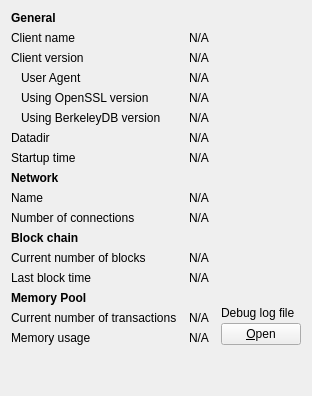
     <widget class="QWidget" name="tab_info">
      <attribute name="title">
       <string>&amp;Information</string>
      </attribute>
      <layout class="QGridLayout" name="gridLayout" columnstretch="0,1,0">
       <property name="horizontalSpacing">
        <number>12</number>
       </property>
       <item row="0" column="0">
        <widget class="QLabel" name="label_9">
         <property name="font">
          <font>
           <weight>75</weight>
           <bold>true</bold>
          </font>
         </property>
         <property name="text">
          <string>General</string>
         </property>
        </widget>
       </item>
       <item row="1" column="0">
        <widget class="QLabel" name="label_5">
         <property name="text">
          <string>Client name</string>
         </property>
        </widget>
       </item>
       <item row="1" column="1" colspan="2">
        <widget class="QLabel" name="clientName">
         <property name="cursor">
          <cursorShape>IBeamCursor</cursorShape>
         </property>
         <property name="text">
          <string>N/A</string>
         </property>
         <property name="textFormat">
          <enum>Qt::PlainText</enum>
         </property>
         <property name="textInteractionFlags">
          <set>Qt::LinksAccessibleByMouse|Qt::TextSelectableByKeyboard|Qt::TextSelectableByMouse</set>
         </property>
        </widget>
       </item>
       <item row="2" column="0">
        <widget class="QLabel" name="label_6">
         <property name="text">
          <string>Client version</string>
         </property>
        </widget>
       </item>
       <item row="2" column="1" colspan="2">
        <widget class="QLabel" name="clientVersion">
         <property name="cursor">
          <cursorShape>IBeamCursor</cursorShape>
         </property>
         <property name="text">
          <string>N/A</string>
         </property>
         <property name="textFormat">
          <enum>Qt::PlainText</enum>
         </property>
         <property name="textInteractionFlags">
          <set>Qt::LinksAccessibleByMouse|Qt::TextSelectableByKeyboard|Qt::TextSelectableByMouse</set>
         </property>
        </widget>
       </item>
       <item row="3" column="0">
        <widget class="QLabel" name="labelClientUserAgent">
         <property name="text">
          <string>User Agent</string>
         </property>
         <property name="indent">
          <number>10</number>
         </property>
        </widget>
       </item>
       <item row="3" column="1" colspan="2">
        <widget class="QLabel" name="clientUserAgent">
         <property name="cursor">
          <cursorShape>IBeamCursor</cursorShape>
         </property>
         <property name="text">
          <string>N/A</string>
         </property>
         <property name="textFormat">
          <enum>Qt::PlainText</enum>
         </property>
         <property name="textInteractionFlags">
          <set>Qt::LinksAccessibleByMouse|Qt::TextSelectableByKeyboard|Qt::TextSelectableByMouse</set>
         </property>
        </widget>
       </item>
       <item row="4" column="0">
        <widget class="QLabel" name="label_14">
         <property name="text">
          <string>Using OpenSSL version</string>
         </property>
         <property name="indent">
          <number>10</number>
         </property>
        </widget>
       </item>
       <item row="4" column="1" colspan="2">
        <widget class="QLabel" name="openSSLVersion">
         <property name="cursor">
          <cursorShape>IBeamCursor</cursorShape>
         </property>
         <property name="text">
          <string>N/A</string>
         </property>
         <property name="textFormat">
          <enum>Qt::PlainText</enum>
         </property>
         <property name="textInteractionFlags">
          <set>Qt::LinksAccessibleByMouse|Qt::TextSelectableByKeyboard|Qt::TextSelectableByMouse</set>
         </property>
        </widget>
       </item>
       <item row="5" column="0">
        <widget class="QLabel" name="label_berkeleyDBVersion">
         <property name="text">
          <string>Using BerkeleyDB version</string>
         </property>
         <property name="indent">
          <number>10</number>
         </property>
        </widget>
       </item>
       <item row="5" column="1" colspan="2">
        <widget class="QLabel" name="berkeleyDBVersion">
         <property name="cursor">
          <cursorShape>IBeamCursor</cursorShape>
         </property>
         <property name="text">
          <string>N/A</string>
         </property>
         <property name="textFormat">
          <enum>Qt::PlainText</enum>
         </property>
         <property name="textInteractionFlags">
          <set>Qt::LinksAccessibleByMouse|Qt::TextSelectableByKeyboard|Qt::TextSelectableByMouse</set>
         </property>
        </widget>
       </item>
       <item row="6" column="0">
        <widget class="QLabel" name="label_12">
         <property name="text">
          <string>Datadir</string>
         </property>
        </widget>
       </item>
       <item row="6" column="1" colspan="2">
        <widget class="QLabel" name="dataDir">
         <property name="cursor">
          <cursorShape>IBeamCursor</cursorShape>
         </property>
         <property name="text">
          <string>N/A</string>
         </property>
         <property name="textFormat">
          <enum>Qt::PlainText</enum>
         </property>
		 <property name="wordWrap">
          <bool>true</bool>
         </property>
         <property name="textInteractionFlags">
          <set>Qt::LinksAccessibleByMouse|Qt::TextSelectableByKeyboard|Qt::TextSelectableByMouse</set>
         </property>
        </widget>
       </item>
       <item row="7" column="0">
        <widget class="QLabel" name="label_13">
         <property name="text">
          <string>Startup time</string>
         </property>
        </widget>
       </item>
       <item row="7" column="1" colspan="2">
        <widget class="QLabel" name="startupTime">
         <property name="cursor">
          <cursorShape>IBeamCursor</cursorShape>
         </property>
         <property name="text">
          <string>N/A</string>
         </property>
         <property name="textFormat">
          <enum>Qt::PlainText</enum>
         </property>
         <property name="textInteractionFlags">
          <set>Qt::LinksAccessibleByMouse|Qt::TextSelectableByKeyboard|Qt::TextSelectableByMouse</set>
         </property>
        </widget>
       </item>
       <item row="9" column="0">
        <widget class="QLabel" name="label_8">
         <property name="text">
          <string>Name</string>
         </property>
        </widget>
       </item>
       <item row="9" column="1" colspan="2">
        <widget class="QLabel" name="networkName">
         <property name="cursor">
          <cursorShape>IBeamCursor</cursorShape>
         </property>
         <property name="text">
          <string>N/A</string>
         </property>
         <property name="textFormat">
          <enum>Qt::PlainText</enum>
         </property>
         <property name="textInteractionFlags">
          <set>Qt::LinksAccessibleByMouse|Qt::TextSelectableByKeyboard|Qt::TextSelectableByMouse</set>
         </property>
        </widget>
       </item>
       <item row="10" column="0">
        <widget class="QLabel" name="label_7">
         <property name="text">
          <string>Number of connections</string>
         </property>
        </widget>
       </item>
       <item row="10" column="1" colspan="2">
        <widget class="QLabel" name="numberOfConnections">
         <property name="cursor">
          <cursorShape>IBeamCursor</cursorShape>
         </property>
         <property name="text">
          <string>N/A</string>
         </property>
         <property name="textFormat">
          <enum>Qt::PlainText</enum>
         </property>
         <property name="textInteractionFlags">
          <set>Qt::LinksAccessibleByMouse|Qt::TextSelectableByKeyboard|Qt::TextSelectableByMouse</set>
         </property>
        </widget>
       </item>
       <item row="11" column="0">
        <widget class="QLabel" name="label_10">
         <property name="font">
          <font>
           <weight>75</weight>
           <bold>true</bold>
          </font>
         </property>
         <property name="text">
          <string>Block chain</string>
         </property>
        </widget>
       </item>
       <item row="12" column="0">
        <widget class="QLabel" name="label_3">
         <property name="text">
          <string>Current number of blocks</string>
         </property>
        </widget>
       </item>
       <item row="12" column="1" colspan="2">
        <widget class="QLabel" name="numberOfBlocks">
         <property name="cursor">
          <cursorShape>IBeamCursor</cursorShape>
         </property>
         <property name="text">
          <string>N/A</string>
         </property>
         <property name="textFormat">
          <enum>Qt::PlainText</enum>
         </property>
         <property name="textInteractionFlags">
          <set>Qt::LinksAccessibleByMouse|Qt::TextSelectableByKeyboard|Qt::TextSelectableByMouse</set>
         </property>
        </widget>
       </item>
       <item row="13" column="0">
        <widget class="QLabel" name="labelLastBlockTime">
         <property name="text">
          <string>Last block time</string>
         </property>
        </widget>
       </item>
       <item row="13" column="1" colspan="2">
        <widget class="QLabel" name="lastBlockTime">
         <property name="cursor">
          <cursorShape>IBeamCursor</cursorShape>
         </property>
         <property name="text">
          <string>N/A</string>
         </property>
         <property name="textFormat">
          <enum>Qt::PlainText</enum>
         </property>
         <property name="textInteractionFlags">
          <set>Qt::LinksAccessibleByMouse|Qt::TextSelectableByKeyboard|Qt::TextSelectableByMouse</set>
         </property>
        </widget>
       </item>
       <item row="14" column="0">
        <widget class="QLabel" name="labelMempoolTitle">
         <property name="font">
          <font>
           <weight>75</weight>
           <bold>true</bold>
          </font>
         </property>
         <property name="text">
          <string>Memory Pool</string>
         </property>
        </widget>
       </item>
       <item row="15" column="0">
        <widget class="QLabel" name="labelNumberOfTransactions">
         <property name="text">
          <string>Current number of transactions</string>
         </property>
        </widget>
       </item>
       <item row="15" column="1">
        <widget class="QLabel" name="mempoolNumberTxs">
         <property name="cursor">
          <cursorShape>IBeamCursor</cursorShape>
         </property>
         <property name="text">
          <string>N/A</string>
         </property>
         <property name="textFormat">
          <enum>Qt::PlainText</enum>
         </property>
         <property name="textInteractionFlags">
          <set>Qt::LinksAccessibleByMouse|Qt::TextSelectableByKeyboard|Qt::TextSelectableByMouse</set>
         </property>
        </widget>
       </item>
       <item row="8" column="0">
        <widget class="QLabel" name="labelNetwork">
         <property name="font">
          <font>
           <weight>75</weight>
           <bold>true</bold>
          </font>
         </property>
         <property name="text">
          <string>Network</string>
         </property>
        </widget>
       </item>
       <item row="16" column="0">
        <widget class="QLabel" name="labelMemoryUsage">
         <property name="text">
          <string>Memory usage</string>
         </property>
        </widget>
       </item>
       <item row="16" column="1">
        <widget class="QLabel" name="mempoolSize">
         <property name="cursor">
          <cursorShape>IBeamCursor</cursorShape>
         </property>
         <property name="text">
          <string>N/A</string>
         </property>
         <property name="textFormat">
          <enum>Qt::PlainText</enum>
         </property>
         <property name="textInteractionFlags">
          <set>Qt::LinksAccessibleByMouse|Qt::TextSelectableByKeyboard|Qt::TextSelectableByMouse</set>
         </property>
        </widget>
       </item>
       <item row="14" column="2" rowspan="3">
        <layout class="QVBoxLayout" name="verticalLayoutDebugButton">
         <property name="spacing">
          <number>3</number>
         </property>
         <item>
          <spacer name="verticalSpacer_2">
           <property name="orientation">
            <enum>Qt::Vertical</enum>
           </property>
           <property name="sizeHint" stdset="0">
            <size>
             <width>10</width>
             <height>5</height>
            </size>
           </property>
          </spacer>
         </item>
         <item>
          <widget class="QLabel" name="labelDebugLogfile">
           <property name="text">
            <string>Debug log file</string>
           </property>
          </widget>
         </item>
         <item>
          <widget class="QPushButton" name="openDebugLogfileButton">
           <property name="toolTip">
            <string>Open the Bitcoin Core debug log file from the current data directory. This can take a few seconds for large log files.</string>
           </property>
           <property name="text">
            <string>&amp;Open</string>
           </property>
           <property name="autoDefault">
            <bool>false</bool>
           </property>
          </widget>
         </item>
        </layout>
       </item>
       <item row="18" column="0">
        <spacer name="verticalSpacer">
         <property name="orientation">
          <enum>Qt::Vertical</enum>
         </property>
         <property name="sizeHint" stdset="0">
          <size>
           <width>20</width>
           <height>40</height>
          </size>
         </property>
        </spacer>
       </item>
      </layout>
     </widget>
